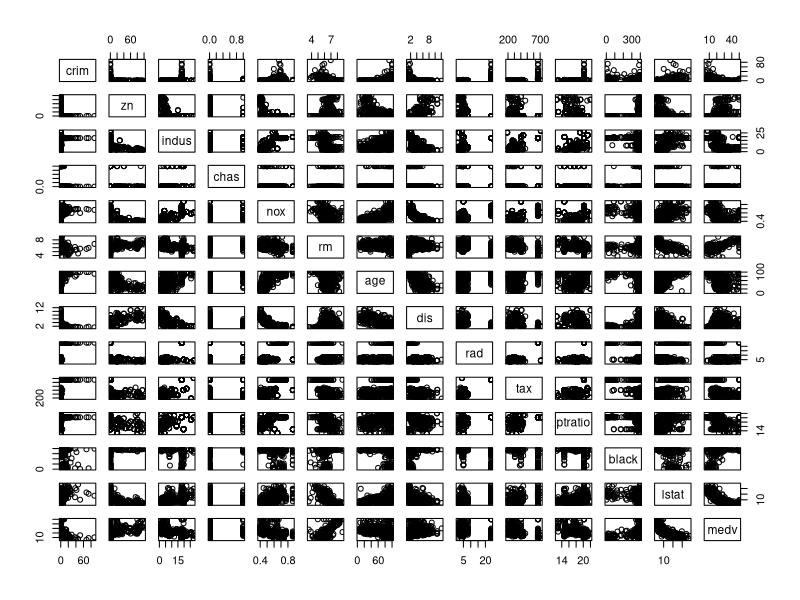
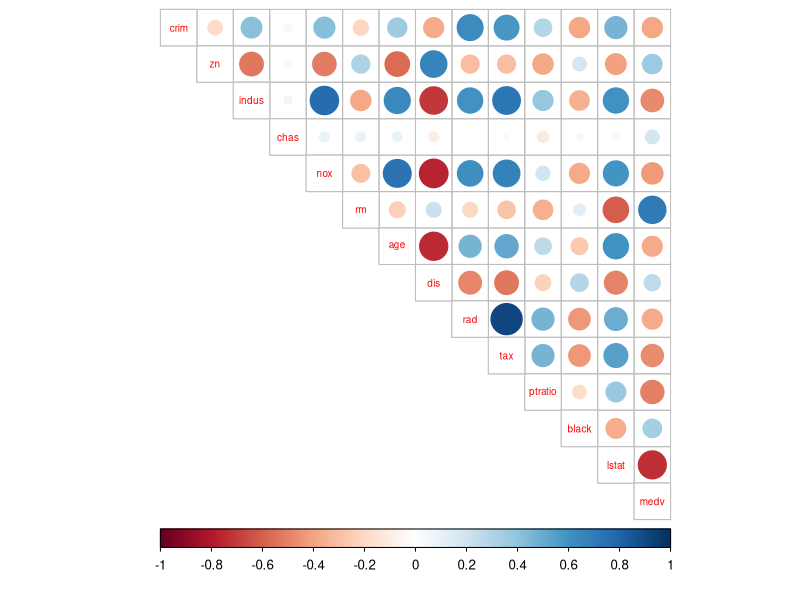
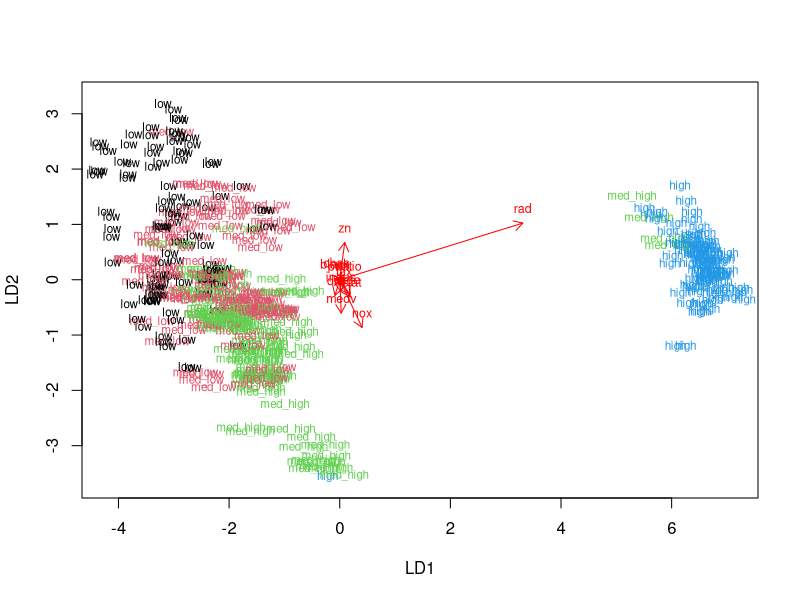
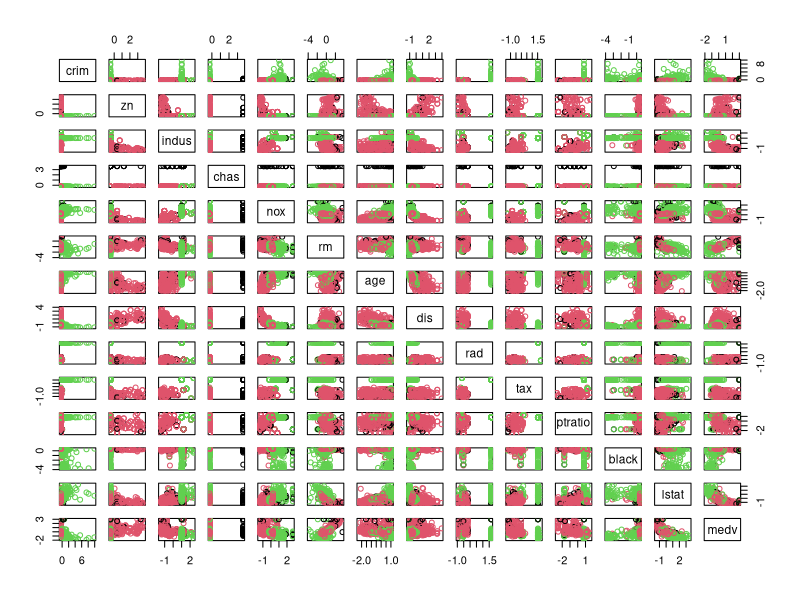
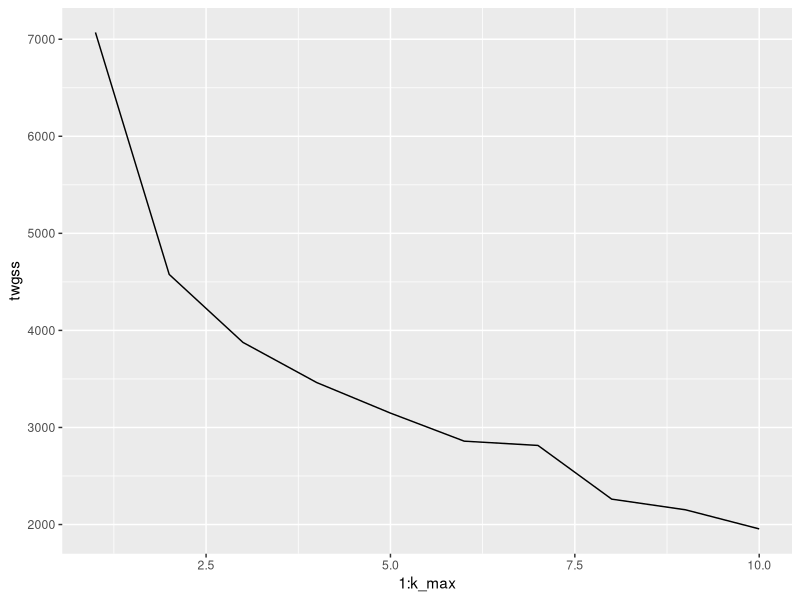
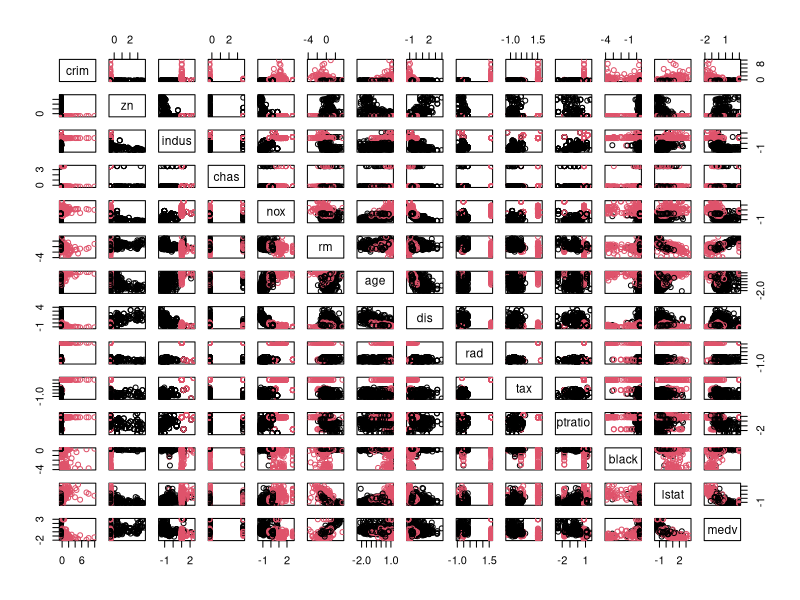
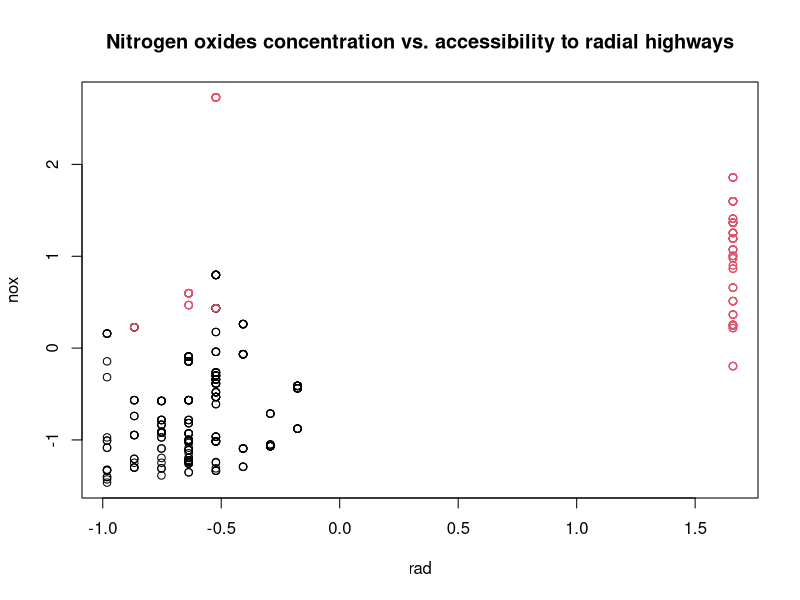

R code for these plots, in order:
## ---- chunk 1
date()
## ---- chunk 2
# access the MASS package
library(MASS)

# load the data
data("Boston")

# explore the dataset
dim(Boston)
str(Boston)
summary(Boston)

## ---- chunk 3

# plot matrix of the variables

pairs(Boston)

## ---- chunk 4

# calculate the correlation matrix and round it
library(tidyr)
cor_matrix <- cor(Boston) %>% round(digits=2)


# print the correlation matrix
cor_matrix
## ---- chunk 5
# visualize the correlation matrix
library(corrplot)
corrplot(cor_matrix, method="circle", type="upper", cl.pos = "b", tl.pos = "d",tl.cex = 0.6)

## ---- chunk 6

# center and standardize variables
boston_scaled <- scale(Boston)

# summaries of the scaled variables
summary(boston_scaled)
## ---- chunk 7
# class of the boston_scaled object
class(boston_scaled)

# change the object to data frame
boston_scaled <- as.data.frame(boston_scaled)
# class of the boston_scaled object
class(boston_scaled)
## ---- chunk 8

# summary of the scaled crime rate
summary(boston_scaled$crim)

# create a quantile vector of crim 
bins <- quantile(boston_scaled$crim)

# create a categorical variable 'crime'
crime <- cut(boston_scaled$crim, breaks = bins, include.lowest = TRUE, labels = c("low", "med_low", "med_high", "high"))

# look at the table of the new factor crime
table(crime)

# remove original crim from the dataset
boston_scaled <- dplyr::select(boston_scaled, -crim)

# add the new categorical value to scaled data
boston_scaled <- data.frame(boston_scaled, crime)

# number of rows in the Boston dataset 
n <- nrow(boston_scaled)

# choose randomly 80% of the rows
ind <- sample(n,  size = n * 0.8)

# create train set
train <- boston_scaled[ind,]

# create test set 
test <- boston_scaled[-ind,]


## ---- chunk 9

# linear discriminant analysis
lda.fit <- lda(crime ~., data = train)

# print the lda.fit object
lda.fit

# the function for lda biplot arrows
lda.arrows <- function(x, myscale = 1, arrow_heads = 0.1, color = "red", tex = 0.75, choices = c(1,2)){
  heads <- coef(x)
  arrows(x0 = 0, y0 = 0, 
         x1 = myscale * heads[,choices[1]], 
         y1 = myscale * heads[,choices[2]], col=color, length = arrow_heads)
  text(myscale * heads[,choices], labels = row.names(heads), 
       cex = tex, col=color, pos=3)
}

# target classes as numeric
classes <- as.numeric(train$crime)

# plot the lda results
plot(lda.fit, dimen = 2, col = classes, pch = classes)
lda.arrows(lda.fit, myscale = 1)

## ---- chunk 10
# save the correct classes from test data
correct_classes <- test$crime

# remove the crime variable from test data
test <- dplyr::select(test, -crime)

# predict classes with test data
lda.pred <- predict(lda.fit, newdata = test)

# cross tabulate the results
table(correct = correct_classes, predicted = lda.pred$class)

## ---- chunk 11
library(MASS)
data("Boston")

# center and standardize variables
boston_scaled2 <- scale(Boston)

# euclidean distance matrix
dist_eu <- dist(boston_scaled2)

# look at the summary of the distances
summary(dist_eu)

# manhattan distance matrix
dist_man <- dist(boston_scaled2, method = "manhattan")

# look at the summary of the distances
summary(dist_man)

## ---- chunk 12

# k-means clustering
km <- kmeans(boston_scaled2, centers = 3)

# plot the Boston dataset with clusters
pairs(boston_scaled2, col = km$cluster)

## ---- chunk 13
library(ggplot2)
set.seed(123)

# determine the number of clusters
k_max <- 10

# calculate the total within sum of squares
twgss <- sapply(1:k_max, function(k){kmeans(boston_scaled2, k)$tot.withinss})

# visualize the results
qplot(x = 1:k_max, y = twgss, geom = 'line')



## ---- chunk 14

# k-means clustering
km <- kmeans(boston_scaled2, centers = 2)

# plot the Boston dataset with clusters
pairs(boston_scaled2, col = km$cluster)

## ---- chunk 15
plot(nox~rad, data=boston_scaled2, main="Nitrogen oxides concentration vs. accessibility to radial highways", xlab="rad", ylab="nox", col = km$cluster)

